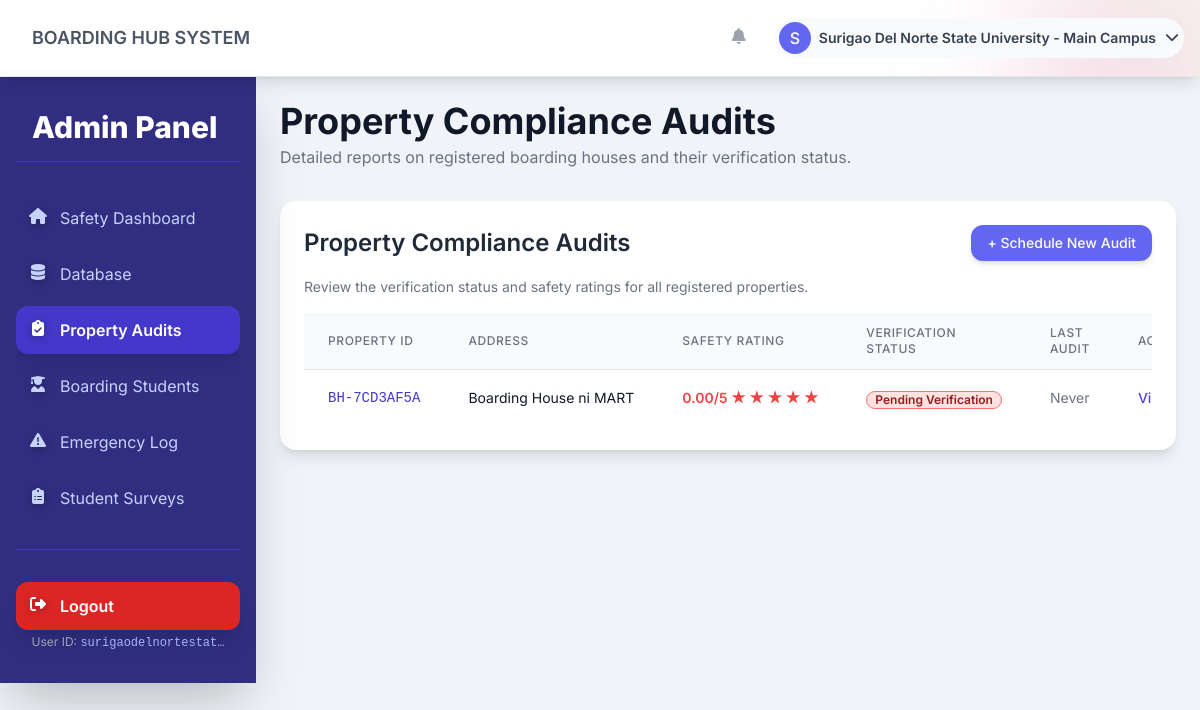
Page /admin-panel/audits/ (signed in) on the earlier database version.
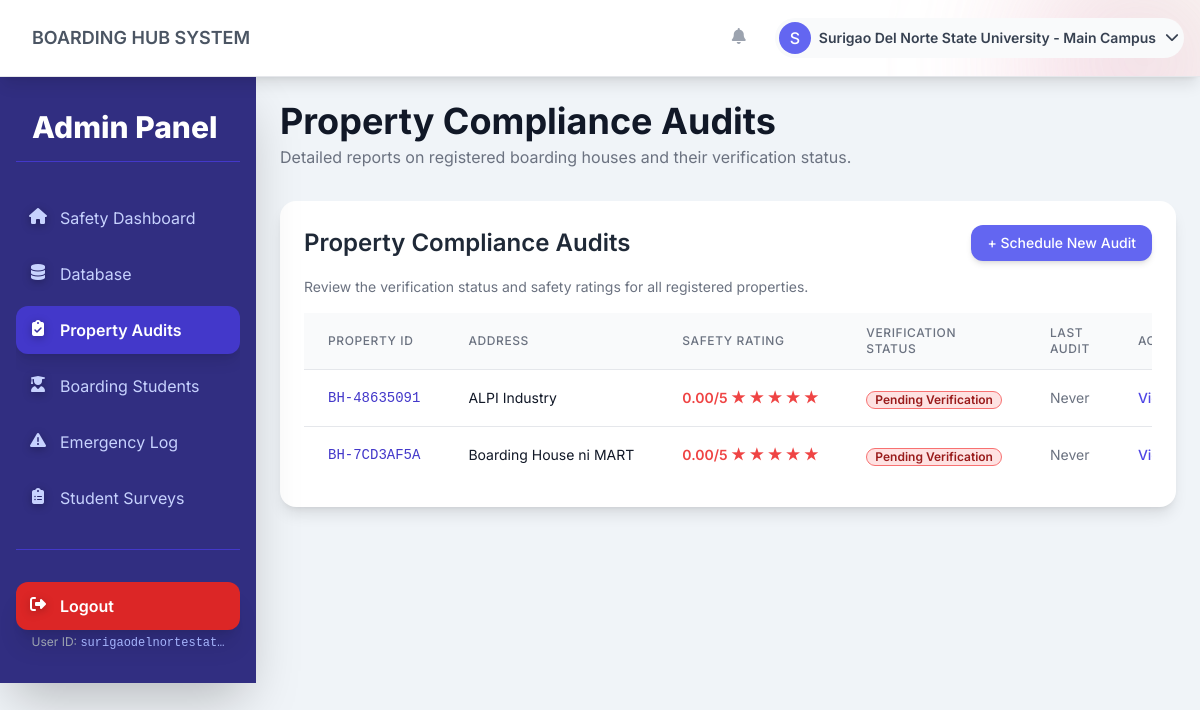
Same page on the later database version.
### core/models.py (models this page shows, shortened)
class Property(models.Model):
    STATUS_CHOICES = [
        ("pending", "Pending Verification"),
        ("verified", "Verified"),
        ("rejected", "Rejected"),
        ("suspended", "Suspended"),
    ]
    property_id = models.CharField(max_length=50, unique=True)
    owner = models.ForeignKey(
        User,
        on_delete=models.CASCADE,
        related_name="owned_properties",
        limit_choices_to={"profile__role": "property_owner"},
    )
    school = models.ForeignKey(
        School, on_delete=models.CASCADE, related_name="properties"
    )
    address = models.TextField()
    city = models.CharField(max_length=100, blank=True)
    state = models.CharField(max_length=100, blank=True)
    zip_code = models.CharField(max_length=20, blank=True)
    latitude = models.DecimalField(
        max_digits=9, decimal_places=6, null=True, blank=True
    )
    longitude = models.DecimalField(
        max_digits=9, decimal_places=6, null=True, blank=True
    )
    name = models.CharField(max_length=200, blank=True)
    description = models.TextField(blank=True)
    capacity = models.PositiveIntegerField(default=1, validators=[MinValueValidator(1)])
    current_occupancy = models.PositiveIntegerField(default=0)
    monthly_rent = models.DecimalField(
        max_digits=10, decimal_places=2, null=True, blank=True
    )
    has_wifi = models.BooleanField(default=False)
    has_kitchen = models.BooleanField(default=False)
    has_laundry = models.BooleanField(default=False)
    has_parking = models.BooleanField(default=False)
    has_security = models.BooleanField(default=False)
    status = models.CharField(max_length=20, choices=STATUS_CHOICES, default="pending")
    verified_at = models.DateTimeField(null=True, blank=True)
    verified_by = models.ForeignKey(
        User,
        on_delete=models.SET_NULL,
        null=True,
        blank=True,
        related_name="verified_properties",
        limit_choices_to={"profile__role": "school_admin"},
    )
    safety_rating = models.DecimalField(
        max_digits=3,
        decimal_places=2,
        default=0.0,
        validators=[MinValueValidator(0.0), MaxValueValidator(5.0)],
    )
    created_at = models.DateTimeField(auto_now_add=True)
    updated_at = models.DateTimeField(auto_now=True)
    class Meta:
        ordering = ["-created_at"]
        verbose_name_plural = "Properties"

### admin_panel/views.py (the view)
# urls.py: path('audits/', views.property_audits, name='audits'),
@school_admin_required
def property_audits(request):
    profile = request.user.profile
    properties = Property.objects.filter(school=profile.school).select_related('owner', 'verified_by').order_by('-created_at')
    context = {
        'properties': properties,
    }
    return render(request, 'admin_panel/property_audits.html', context)

### templates/admin_panel/property_audits.html (shortened to what this page needs)
{% extends 'base.html' %}
{% block sidebar %}
{% include 'admin_panel/_sidebar.html' %}
{% endblock %}
{% block content %}
<header class="mb-8">
    <h2 class="text-4xl font-bold text-gray-900">Property Compliance Audits</h2>
    <p class="text-gray-500 mt-1">Detailed reports on registered boarding houses and their verification status.</p>
</header>
<div class="bg-white p-6 rounded-2xl shadow-lg mb-8">
    <div class="flex justify-between items-center mb-4">
        <h3 class="text-2xl font-semibold text-gray-800">Property Compliance Audits</h3>
        <button class="bg-indigo-500 text-white px-4 py-2 rounded-xl text-sm font-medium hover:bg-indigo-600 transition shadow-md">
            + Schedule New Audit
        </button>
    </div>
    <p class="text-sm text-gray-500 mb-4">Review the verification status and safety ratings for all registered properties.</p>
    <div class="overflow-x-auto">
        {% if properties %}
        <table class="min-w-full divide-y divide-gray-200">
            <thead class="bg-gray-50">
                <tr>
                    <th scope="col" class="px-6 py-3 text-left text-xs font-medium text-gray-500 uppercase tracking-wider">Property ID</th>
                    <th scope="col" class="px-6 py-3 text-left text-xs font-medium text-gray-500 uppercase tracking-wider">Address</th>
                    <th scope="col" class="px-6 py-3 text-left text-xs font-medium text-gray-500 uppercase tracking-wider">Safety Rating</th>
                    <th scope="col" class="px-6 py-3 text-left text-xs font-medium text-gray-500 uppercase tracking-wider">Verification Status</th>
                    <th scope="col" class="px-6 py-3 text-left text-xs font-medium text-gray-500 uppercase tracking-wider">Last Audit</th>
                    <th scope="col" class="px-6 py-3 text-left text-xs font-medium text-gray-500 uppercase tracking-wider">Actions</th>
                </tr>
            </thead>
            <tbody class="bg-white divide-y divide-gray-200">
                {% for property in properties %}
                <tr>
                    <td class="px-6 py-4 whitespace-nowrap text-sm font-mono text-indigo-700">{{ property.property_id }}</td>
                    <td class="px-6 py-4 whitespace-nowrap text-sm text-gray-900">{{ property.address }}</td>
                    <td class="px-6 py-4 whitespace-nowrap text-sm {% if property.safety_rating < 3 %}text-red-500{% else %}text-green-500{% endif %} font-semibold">
                        {{ property.safety_rating }}/5
                        {% for i in "12345" %}
                            {% if forloop.counter <= property.safety_rating|floatformat:0|add:"0" %}⭐{% else %}★{% endif %}
                        {% endfor %}
                    </td>
                    <td class="px-6 py-4 whitespace-nowrap">
                        <span class="status-pill {% if property.status == 'verified' %}bg-blue-100 text-blue-800 border border-blue-400{% else %}bg-red-100 text-red-800 border border-red-400{% endif %}">
                            {{ property.get_status_display }}
                        </span>
                    </td>
                    <td class="px-6 py-4 whitespace-nowrap text-sm text-gray-500">
                        {{ property.verified_at|date:"M d, Y"|default:"Never" }}
                    </td>
                    <td class="px-6 py-4 whitespace-nowrap text-sm">
                        <button class="text-indigo-600 hover:text-indigo-900 font-medium">View Report</button>
                    </td>
                </tr>
                {% endfor %}
            </tbody>
        </table>
        {% else %}
        <div class="text-center py-10 text-gray-500">
            No verified property records found.
        </div>
        {% endif %}
    </div>
</div>
{% endblock %}

Differences in the rows shown:
added Property: property_id "BH-48635091", address "ALPI Industry", safety_rating "0.00", status "Pending Verification", verified_at "Never"
